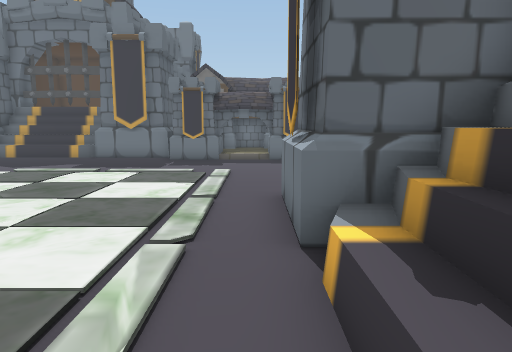
view 1 (above)

24 first-person views from a walk through a scene from a Unity 3-D project. The camera is 1.5 m above the floor, tilts 8° down and sees 70° across. The floor is counted in squares, 1 m on a side. Each view is taken from the middle of a square. On the plan, view 1 faces up. The plan holds only what a view shows up to about 16 squares ahead; the rest is blank. The place goes on beyond the plan. Some animated figures are left out. Some surface patterns are stand-ins.

view 2
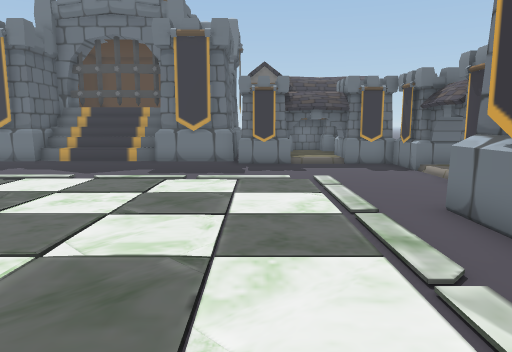

view 3
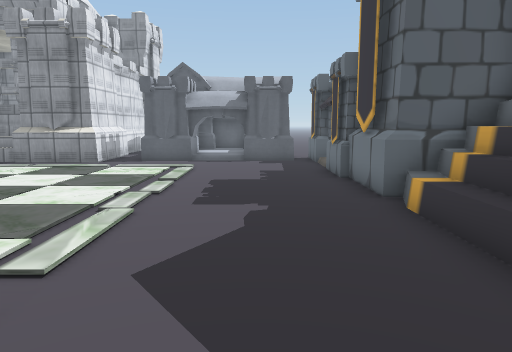

view 4
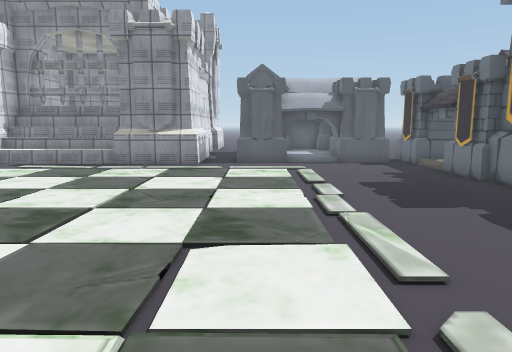

view 5
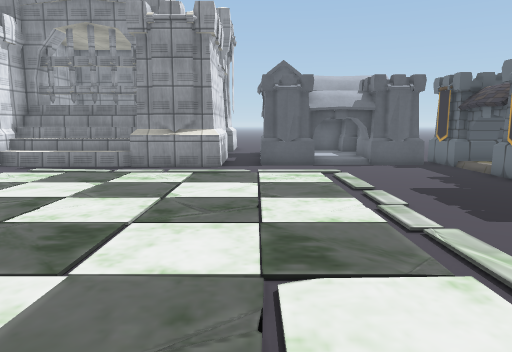

view 6
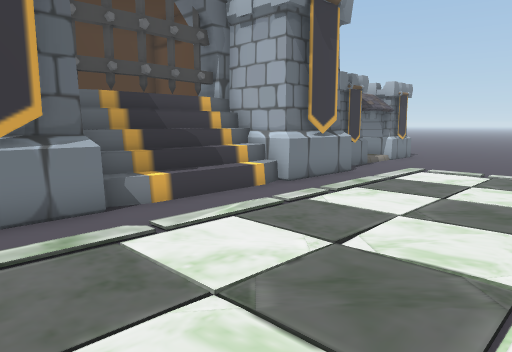

view 7
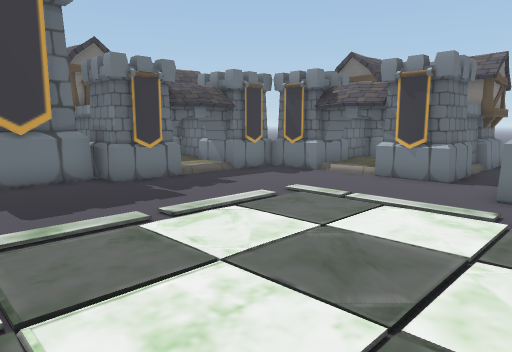

view 8
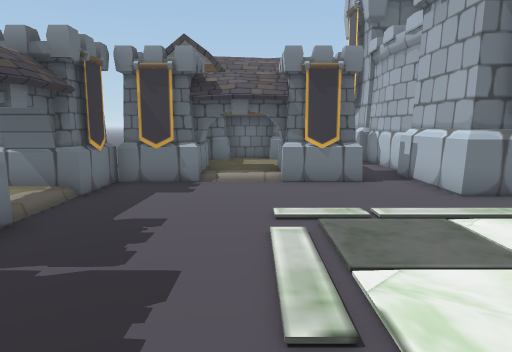

view 9
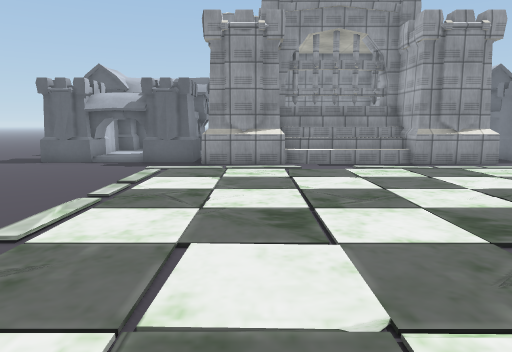

view 10
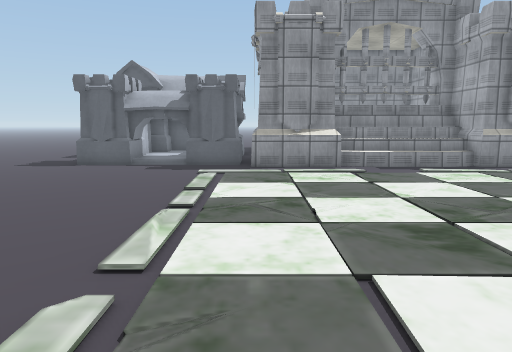

view 11
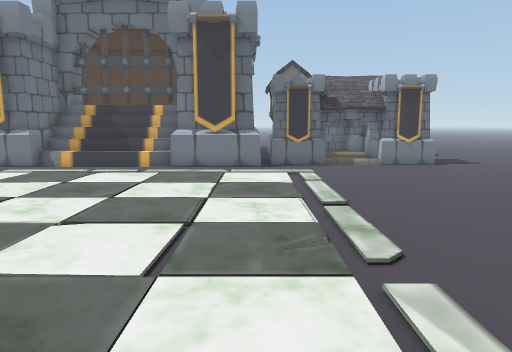

view 12
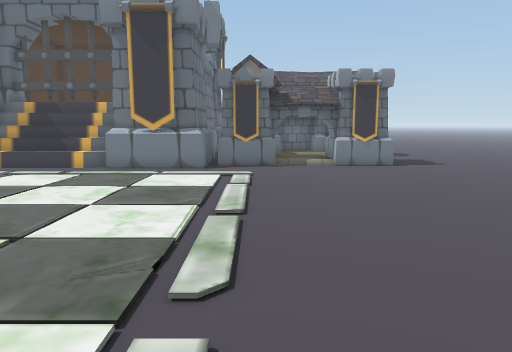

view 13
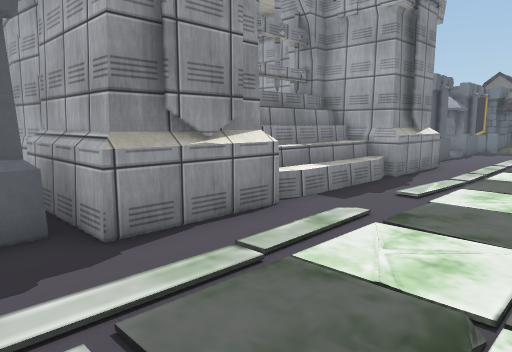

view 14
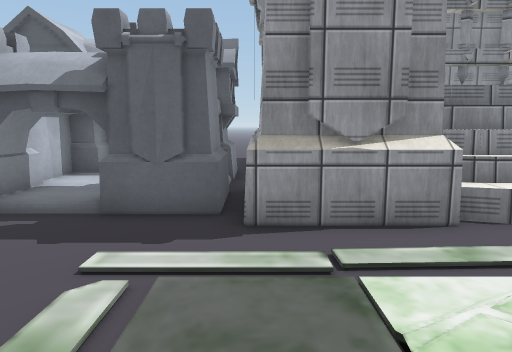

view 15
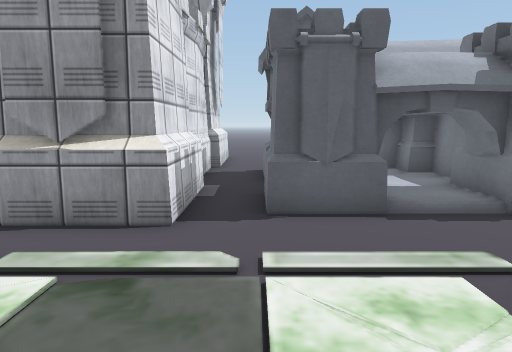

view 16
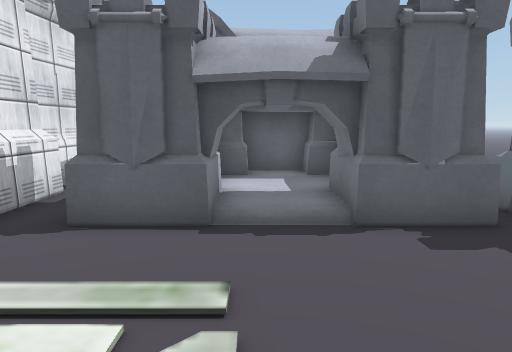

view 17
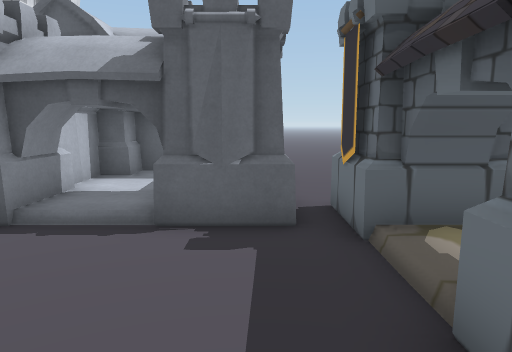

view 18
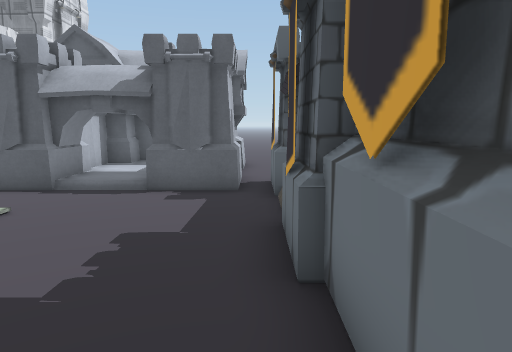

view 19
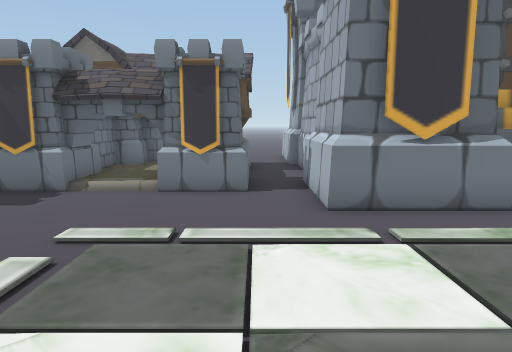

view 20
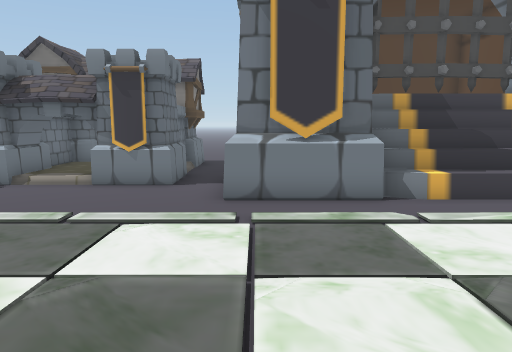

view 21
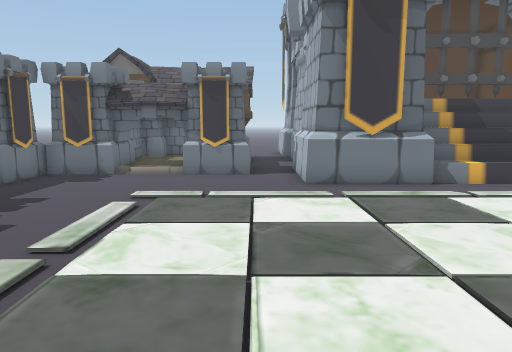

view 22
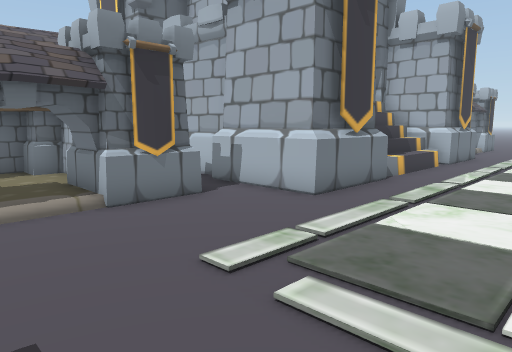

view 23
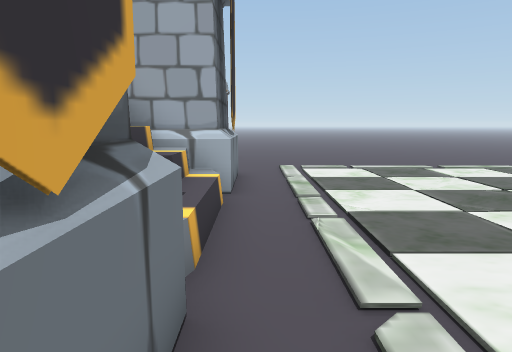

view 24
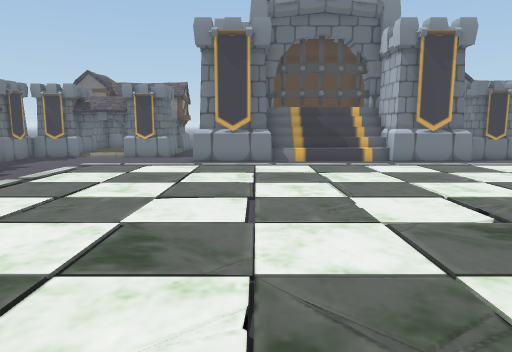

### Floor plan
Key: @ floor where view 1 was taken; # wall or solid block; . main floor; : floor 0.25 m higher than the main floor; ^ raised ledge; O other object.
Columns run from 30 left of view 1 to 10 right of it. Each row starts with its distance up from view 1.
 17   ......OOO  OO###^^^^^####OOOOOO
 16   ........O...O...........OOOOOOOO
 15     OOO OOO......................O  O O
 14      OOOOOO......................OOOOO:O
 13      O  OO.......................OO  OO
 12      OO OO.......................OO  OO
 11     OOOOOOO......................OOOOOO
 10       O  OO..          . .   ....OOOOOOO
  9 ....OO..OO.......................OOO.OO..
  8 ###....####..             .....##########
  7 ###########..          .. .....##
  6         ###..         .   .....##
  5         ###..  .    ...........###
  4         #^^..           .......^^#
  3         #^^..            ......^^#
  2         #^^..               ...^^#
  1         #^^..              ....^^#
  0         #^^..               ..@^^#
 -1         ###..               ...###
 -2           #..            .  ...#
 -3           #..                ..#
 -4      ######..   ..      .    ..####
 -5     OOOOOOO....................OOO
 -6         OOO....................OO
 -7         OO......................OO
 -8      O# OO......................OO

Where each view was taken, in squares from view 1:
view 1: 0 up, 0 right, facing up
view 2: 1 up, 3 left, facing up
view 3: 14 up, 5 left, facing left
view 4: 10 up, 5 left, facing left
view 5: 9 up, 6 left, facing left
view 6: 7 up, 6 left, facing down-right
view 7: 6 up, 8 left, facing up-right
view 8: 12 up, 7 left, facing right
view 9: 2 down, 5 left, facing left
view 10: 4 down, 6 left, facing left
view 11: 4 down, 13 left, facing right
view 12: 6 down, 12 left, facing right
view 13: 6 down, 15 left, facing up-left
view 14: 4 down, 14 left, facing left
view 15: 9 up, 14 left, facing left
view 16: 12 up, 15 left, facing left
view 17: 15 up, 15 left, facing left
view 18: 16 up, 12 left, facing left
view 19: 9 up, 6 left, facing right
view 20: 7 up, 7 left, facing right
view 21: 9 up, 9 left, facing right
view 22: 14 up, 4 left, facing down-right
view 23: 7 up, 0 right, facing down
view 24: 5 up, 15 left, facing right
